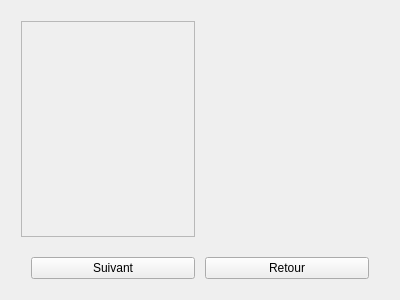
<?xml version="1.0" encoding="UTF-8"?>
<ui version="4.0">
 <class>GameCharacters</class>
 <widget class="QWidget" name="GameCharacters">
  <property name="geometry">
   <rect>
    <x>0</x>
    <y>0</y>
    <width>400</width>
    <height>300</height>
   </rect>
  </property>
  <property name="windowTitle">
   <string>Form</string>
  </property>
  <layout class="QVBoxLayout" name="verticalLayout_3">
   <item>
    <layout class="QVBoxLayout" name="verticalLayout" stretch="0,0">
     <property name="spacing">
      <number>10</number>
     </property>
     <property name="leftMargin">
      <number>10</number>
     </property>
     <property name="topMargin">
      <number>10</number>
     </property>
     <property name="rightMargin">
      <number>10</number>
     </property>
     <property name="bottomMargin">
      <number>10</number>
     </property>
     <item>
      <layout class="QHBoxLayout" name="horizontalLayout">
       <item>
        <widget class="QScrollArea" name="bossScrollArea">
         <property name="widgetResizable">
          <bool>true</bool>
         </property>
         <widget class="QWidget" name="heroScrollAreaWidgetContents">
          <property name="geometry">
           <rect>
            <x>0</x>
            <y>0</y>
            <width>173</width>
            <height>204</height>
           </rect>
          </property>
          <layout class="QVBoxLayout" name="verticalLayout_2"/>
         </widget>
        </widget>
       </item>
       <item>
        <layout class="QHBoxLayout" name="horizontalLayout_3">
         <property name="leftMargin">
          <number>10</number>
         </property>
         <property name="topMargin">
          <number>10</number>
         </property>
         <property name="rightMargin">
          <number>10</number>
         </property>
         <property name="bottomMargin">
          <number>10</number>
         </property>
         <item>
          <widget class="ImgCharacterView" name="img" native="true">
           <property name="sizePolicy">
            <sizepolicy hsizetype="MinimumExpanding" vsizetype="MinimumExpanding">
             <horstretch>0</horstretch>
             <verstretch>0</verstretch>
            </sizepolicy>
           </property>
          </widget>
         </item>
         <item>
          <widget class="StatsView" name="stats" native="true">
           <property name="sizePolicy">
            <sizepolicy hsizetype="MinimumExpanding" vsizetype="MinimumExpanding">
             <horstretch>0</horstretch>
             <verstretch>0</verstretch>
            </sizepolicy>
           </property>
          </widget>
         </item>
         <item>
          <widget class="EquipmentView" name="equip" native="true">
           <property name="sizePolicy">
            <sizepolicy hsizetype="MinimumExpanding" vsizetype="MinimumExpanding">
             <horstretch>0</horstretch>
             <verstretch>0</verstretch>
            </sizepolicy>
           </property>
          </widget>
         </item>
        </layout>
       </item>
      </layout>
     </item>
     <item>
      <layout class="QHBoxLayout" name="horizontalLayout_2">
       <property name="leftMargin">
        <number>10</number>
       </property>
       <property name="topMargin">
        <number>10</number>
       </property>
       <property name="rightMargin">
        <number>10</number>
       </property>
       <item>
        <widget class="QPushButton" name="nextPushButton">
         <property name="text">
          <string>Suivant</string>
         </property>
        </widget>
       </item>
       <item>
        <widget class="QPushButton" name="back_pushButton">
         <property name="text">
          <string>Retour</string>
         </property>
        </widget>
       </item>
      </layout>
     </item>
    </layout>
   </item>
  </layout>
 </widget>
 <customwidgets>
  <customwidget>
   <class>ImgCharacterView</class>
   <extends>QWidget</extends>
   <header location="global">imgcharacterview.h</header>
   <container>1</container>
  </customwidget>
  <customwidget>
   <class>StatsView</class>
   <extends>QWidget</extends>
   <header location="global">statsview.h</header>
   <container>1</container>
  </customwidget>
  <customwidget>
   <class>EquipmentView</class>
   <extends>QWidget</extends>
   <header location="global">equipmentview.h</header>
   <container>1</container>
  </customwidget>
 </customwidgets>
 <resources/>
 <connections/>
</ui>
